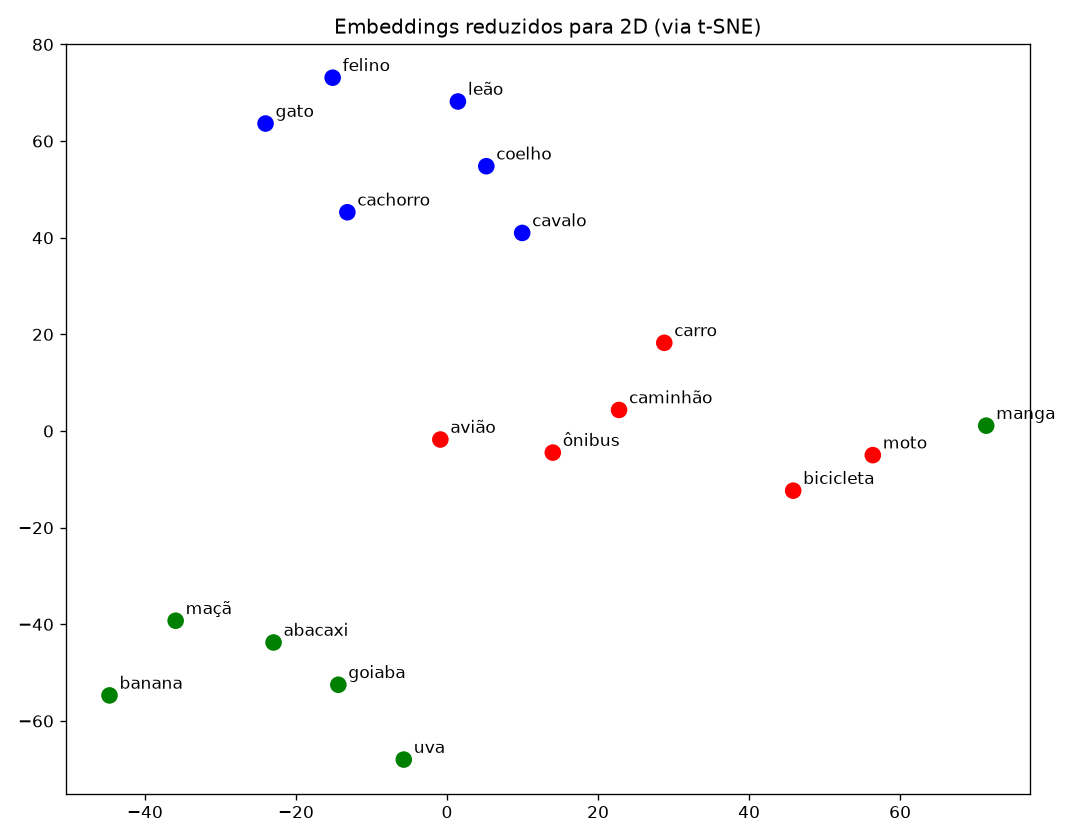

This chart was generated by the following Python code:
import os
import requests
import numpy as np
import matplotlib.pyplot as plt
from sklearn.manifold import TSNE
from dotenv import load_dotenv

load_dotenv()
API_KEY = os.getenv("OPENROUTER_API_KEY")


def gerar_embedding(textos, model="openai/text-embedding-3-small"):
    resposta = requests.post(
        "https://openrouter.ai/api/v1/embeddings",
        headers={
            "Authorization": f"Bearer {API_KEY}",
            "Content-Type": "application/json",
        },
        json={"model": model, "input": textos},
    )
    resposta.raise_for_status()
    return [item["embedding"] for item in resposta.json()["data"]]


termos = [
    "gato", "felino", "cachorro", "leão", "cavalo", "coelho",      # animais
    "carro", "caminhão", "moto", "ônibus", "avião", "bicicleta",   # veículos
    "banana", "maçã", "goiaba", "uva", "manga", "abacaxi",         # frutas
]
cores = ["blue"]*6 + ["red"]*6 + ["green"]*6

vetores = np.array(gerar_embedding(termos))

coords = TSNE(n_components=2, perplexity=5, random_state=42,
              init="pca").fit_transform(vetores)

plt.figure(figsize=(9, 7))
plt.scatter(coords[:, 0], coords[:, 1], c=cores, s=80)
for (x, y), termo in zip(coords, termos):
    plt.annotate(termo, (x, y), fontsize=10, xytext=(6, 4),
                 textcoords="offset points")
plt.title("Embeddings reduzidos para 2D (via t-SNE)")
plt.tight_layout()
plt.savefig("mapa_tsne.png", dpi=120)
plt.show()
